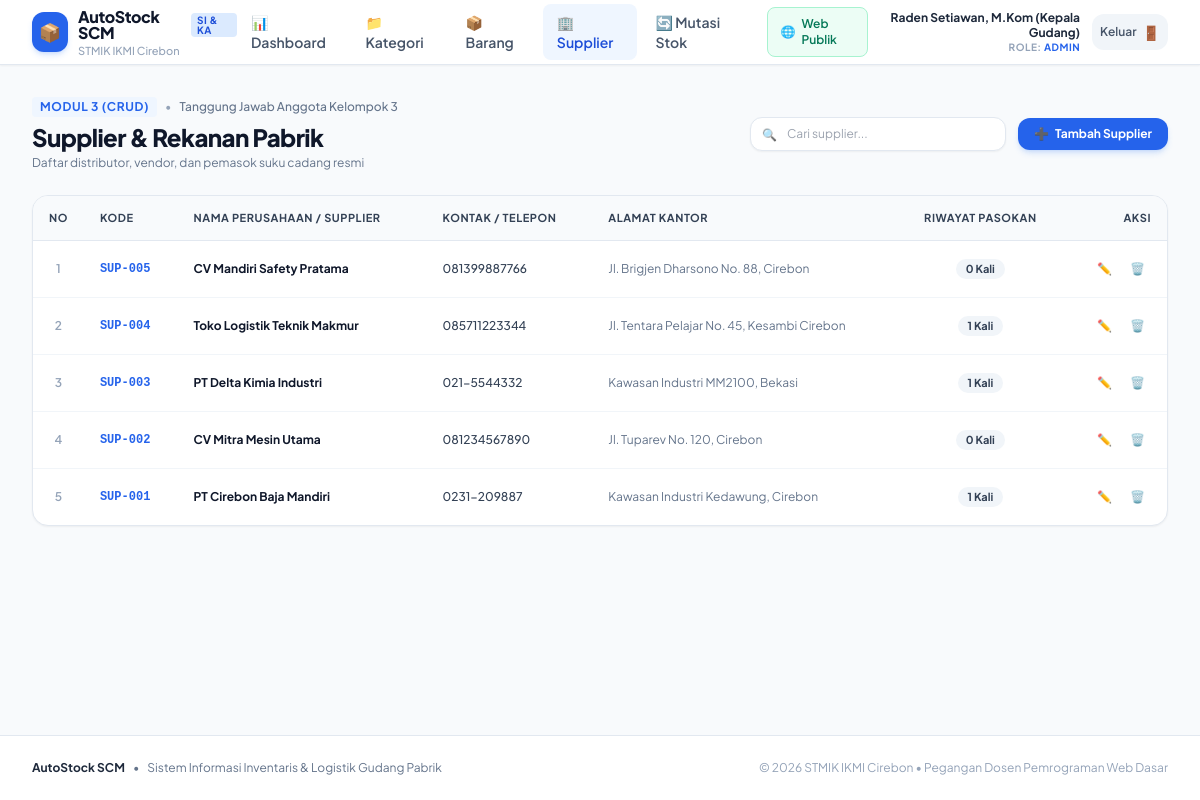
The app's page /modul/supplier/index.php (signed in) with its own data.
### tables this page shows
CREATE TABLE `supplier` (
  `id` INT AUTO_INCREMENT PRIMARY KEY,
  `kode_supplier` VARCHAR(20) NOT NULL UNIQUE,
  `nama_supplier` VARCHAR(100) NOT NULL,
  `telepon` VARCHAR(20) NOT NULL,
  `alamat` TEXT NULL,
  `created_at` TIMESTAMP DEFAULT CURRENT_TIMESTAMP
);

### modul/supplier/index.php (the view, shortened to what this page needs)
<?php
require_once __DIR__ . '/../../layout/header.php';
$db = getDB();
$sql = "SELECT s.*, COUNT(t.id) AS total_transaksi
        FROM supplier s
        LEFT JOIN transaksi_stok t ON s.id = t.supplier_id
        GROUP BY s.id
        ORDER BY s.id DESC";
$supplierList = $db->query($sql)->fetchAll();
?>
<div class="flex flex-col sm:flex-row items-start sm:items-center justify-between gap-4 mb-6">
  <div>
    <div class="flex items-center gap-2">
      <span class="text-xs font-bold uppercase tracking-wider text-blue-600 bg-blue-50 px-2 py-0.5 rounded">Modul 3 (CRUD)</span>
      <span class="text-xs text-slate-400">&bull;</span>
      <span class="text-xs text-slate-500 font-medium">Tanggung Jawab Anggota Kelompok 3</span>
    </div>
    <h1 class="text-2xl font-black text-slate-900 tracking-tight mt-1">Supplier & Rekanan Pabrik</h1>
    <p class="text-xs text-slate-500 mt-0.5">Daftar distributor, vendor, dan pemasok suku cadang resmi</p>
  </div>
  <div class="flex items-center gap-3 w-full sm:w-auto">
    <div class="relative flex-1 sm:w-64">
      <input type="text" id="searchSupplier" placeholder="Cari supplier..."
             class="w-full pl-9 pr-4 py-2 text-xs bg-white border border-slate-200 rounded-xl focus:outline-none focus:ring-2 focus:ring-blue-500 transition shadow-sm">
      <span class="absolute left-3 top-2.5 text-slate-400 text-xs">🔍</span>
    </div>
    <a href="<?= BASE_URL ?>/modul/supplier/tambah.php"
       class="bg-blue-600 hover:bg-blue-700 text-white font-bold px-4 py-2 rounded-xl text-xs shadow-md shadow-blue-500/20 transition flex items-center gap-1.5 whitespace-nowrap">
      <span>➕</span> Tambah Supplier
    </a>
  </div>
</div>
<div class="bg-white rounded-2xl border border-slate-200 shadow-sm overflow-hidden">
  <div class="overflow-x-auto">
    <table class="w-full text-left text-xs text-slate-600" id="tableSupplier">
      <thead class="bg-slate-50 text-slate-700 uppercase font-bold text-[11px] tracking-wider border-b border-slate-200">
        <tr>
          <th class="py-3.5 px-4 w-12 text-center">No</th>
          <th class="py-3.5 px-4">Kode</th>
          <th class="py-3.5 px-4">Nama Perusahaan / Supplier</th>
          <th class="py-3.5 px-4">Kontak / Telepon</th>
          <th class="py-3.5 px-4">Alamat Kantor</th>
          <th class="py-3.5 px-4 text-center">Riwayat Pasokan</th>
          <th class="py-3.5 px-4 text-right">Aksi</th>
        </tr>
      </thead>
      <tbody class="divide-y divide-slate-100">
        <?php if (empty($supplierList)): ?>
          <tr>
            <td colspan="7" class="py-8 text-center text-slate-400">Belum ada supplier yang terdaftar.</td>
          </tr>
        <?php else: ?>
          <?php $no = 1; foreach ($supplierList as $s): ?>
            <tr class="hover:bg-slate-50/80 transition">
              <td class="py-3.5 px-4 text-center font-semibold text-slate-400"><?= $no++ ?></td>
              <td class="py-3.5 px-4 font-mono font-bold text-blue-600"><?= htmlspecialchars($s['kode_supplier']) ?></td>
              <td class="py-3.5 px-4 font-bold text-slate-900"><?= htmlspecialchars($s['nama_supplier']) ?></td>
              <td class="py-3.5 px-4 font-medium text-slate-700"><?= htmlspecialchars($s['telepon']) ?></td>
              <td class="py-3.5 px-4 text-slate-500 max-w-xs truncate"><?= htmlspecialchars($s['alamat'] ?: '-') ?></td>
              <td class="py-3.5 px-4 text-center">
                <span class="inline-block px-2.5 py-0.5 rounded-full text-[11px] font-bold bg-slate-100 text-slate-700">
                  <?= $s['total_transaksi'] ?> Kali
                </span>
              </td>
              <td class="py-3.5 px-4 text-right">
                <div class="inline-flex items-center gap-1.5">
                  <a href="<?= BASE_URL ?>/modul/supplier/edit.php?id=<?= $s['id'] ?>"
                     class="p-1.5 rounded-lg text-slate-500 hover:text-blue-600 hover:bg-blue-50 transition" title="Ubah Data">
                    ✏️
                  </a>
                  <a href="<?= BASE_URL ?>/modul/supplier/hapus.php?id=<?= $s['id'] ?>"
                     onclick="return confirm('Apakah Anda yakin ingin menghapus supplier: <?= htmlspecialchars($s['nama_supplier']) ?>?')"
                     class="p-1.5 rounded-lg text-slate-500 hover:text-rose-600 hover:bg-rose-50 transition" title="Hapus Data">
                    🗑️
                  </a>
                </div>
              </td>
            </tr>
          <?php endforeach; ?>
        <?php endif; ?>
      </tbody>
    </table>
  </div>
</div>
<?php require_once __DIR__ . '/../../layout/footer.php'; ?>

### layout/header.php (style rules this page uses)
body { font-family: 'Plus Jakarta Sans', sans-serif; }

### records on screen
supplier: kode_supplier "SUP-005", nama_supplier "CV Mandiri Safety Pratama", telepon "081399887766", alamat "Jl. Brigjen Dharsono No. 88, Cirebon", total_transaksi "0"
supplier: kode_supplier "SUP-004", nama_supplier "Toko Logistik Teknik Makmur", telepon "085711223344", alamat "Jl. Tentara Pelajar No. 45, Kesambi Cirebon", total_transaksi "1"
supplier: kode_supplier "SUP-003", nama_supplier "PT Delta Kimia Industri", telepon "021-5544332", alamat "Kawasan Industri MM2100, Bekasi", total_transaksi "1"
supplier: kode_supplier "SUP-002", nama_supplier "CV Mitra Mesin Utama", telepon "081234567890", alamat "Jl. Tuparev No. 120, Cirebon", total_transaksi "0"
supplier: kode_supplier "SUP-001", nama_supplier "PT Cirebon Baja Mandiri", telepon "0231-209887", alamat "Kawasan Industri Kedawung, Cirebon", total_transaksi "1"

### other values on screen
APP_NAME "AutoStock SCM"
CAMPUS_NAME "STMIK IKMI Cirebon"
$currentUser['nama'] "Raden Setiawan, M.Kom (Kepala Gudang)"
$currentUser['role'] "ADMIN"
APP_TITLE "Sistem Informasi Inventaris & Logistik Gudang Pabrik"
